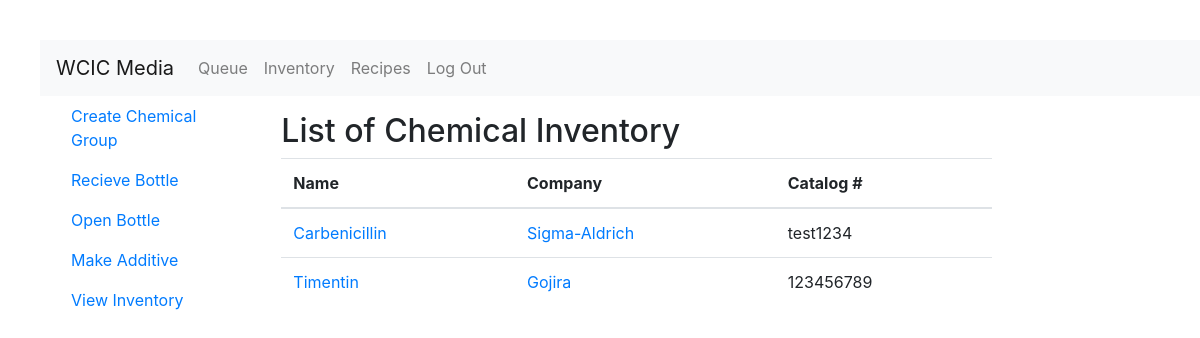
The app's page /inventory/ (signed in), older data.
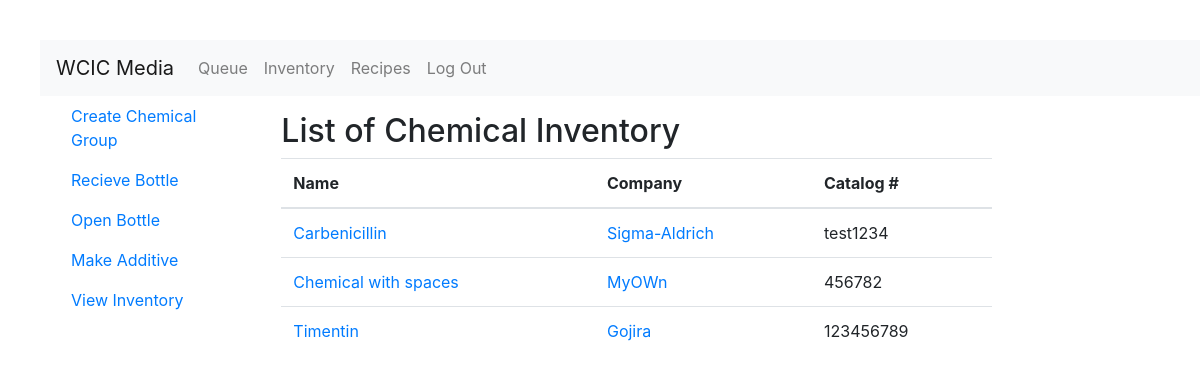
The same page, newer data.
### inventory/models.py (models this page shows, shortened)
class Chemical(models.Model):
    name = models.CharField(max_length=256)
    atomic_weight = models.DecimalField(max_digits=10,decimal_places=3)
    cas_number = models.CharField(max_length=25,unique=True)
    slug = models.SlugField(allow_unicode=True,unique=True)
    class Meta:
        ordering = ['name']
        unique_together = ('name','atomic_weight')

class Bottle(models.Model):
    chemical = models.ForeignKey(Chemical,on_delete=models.CASCADE)
    company = models.CharField(max_length=256)
    catalog_number = models.CharField(max_length=256)
    base_volume = models.DecimalField(default=0.0,max_digits=10,decimal_places=3)
    lot_number = models.CharField(max_length=256)
    price = models.DecimalField(max_digits=10,decimal_places=2)
    current_volume = models.DecimalField(default=0.0, max_digits=10,decimal_places=3)
    expiration = models.DateField(null=True,blank=True)
    recieved = models.DateField()
    recieved_by = models.ForeignKey(User,related_name='recieved_by_user',on_delete=models.CASCADE)
    date_opened = models.DateTimeField(null=True,blank=True)
    opened_by = models.ForeignKey(User,related_name='opened_by_user',blank=True,null=True, on_delete=models.CASCADE)
    date_discarded = models.DateTimeField(null=True,blank=True)
    discarded_by = models.ForeignKey(User,related_name='discarded_by_user',blank=True, null=True,on_delete=models.CASCADE)
    class Meta:
        ordering = ['chemical']

### inventory/views.py (the view)
# urls.py: path('',views.InventoryList.as_view(),name='inventoryhome'),
class InventoryList(LoginRequiredMixin,generic.ListView):
    model = models.Chemical

### inventory/templates/inventory/chemical_list.html
{% extends 'inventory/inventory_base.html' %}
{% block content %}
<h2>List of Chemical Inventory</h2>
  <table class='table table-hover'>
    <thead>
      <tr>
        <th>Name</th>
        <th>Company</th>
        <th>Catalog #</th>
      </tr>
    </thead>
    <tbody>
      {% for chemical in object_list %}
        {% for bottle in chemical.bottle_set.all  %}
          <tr>
              <td><a href="{% url 'inventory:chemicaldet' slug=chemical.slug %}">{{chemical.name}}</a></td>
              <td><a href="#">{{bottle.company}}</a></td>
              <td>{{bottle.catalog_number}}</td>
          </tr>
        {% endfor %}
      {% endfor %}
    </tbody>
  </table>
{% endblock %}

### inventory/templates/inventory/inventory_base.html (shortened to what this page needs)
{% extends "base.html" %}
{% block sidebar %}
  {% if user.is_authenticated %}
      <ul class='nav flex-column'>
        <li class="nav-item"><a class="nav-link active" href="{% url 'inventory:createchem' %}">Create Chemical Group</a></li>
        <li class="nav-item"><a class="nav-link active" href="{% url 'inventory:createbot' %}">Recieve Bottle</a></li>
        <li class="nav-item"><a class="nav-link active" href="#">Open Bottle</a></li>
        <li class="nav-item"><a class="nav-link active" href="{% url 'inventory:createadt' %}">Make Additive</a></li>
        <li class="nav-item"><a class="nav-link active" href="#">View Inventory</a></li>
      </ul>
  {% endif %}
{% endblock %}

### templates/base.html (shortened to what this page needs)
<!DOCTYPE html>
{% load staticfiles %}
<html lang="en" dir="ltr">
  <head>
    <link rel="stylesheet" href="https://stackpath.bootstrapcdn.com/bootstrap/4.1.3/css/bootstrap.min.css">
    <link rel="stylesheet" type="text/css" href="{% static 'wcicmedia/css/master.css' %}">
  </head>
  <body>
  <nav class='navbar navbar-expand-lg navbar-light bg-light' role='navigation' id=''>
      <a class='navbar-brand' href="{% url 'home' %}">WCIC Media</a>
      <div class="collapse navbar-collapse" id="navbarNav">
        <ul class='navbar-nav'>
          {% if user.is_authenticated %}
            <li class="nav-item"><a class="nav-link" href="{% url 'mediarecipes:queue' %}">Queue</a></li>
            <li class="nav-item"><a class="nav-link" href="{% url 'inventory:inventoryhome' %}">Inventory</a></li>
            <li class="nav-item"><a class="nav-link" href="{% url 'mediarecipes:mediarecipeshome' %}">Recipes</a></li>
            <li class="nav-item"><a class="nav-link" href="{% url 'accounts:logout' %}">Log Out</a></li>
          {% else %}
            <li class="nav-item"><a class="nav-link" href="{% url 'mediarecipes:queue' %}">Queue</a></li>
            <li class="nav-item"><a class="nav-link" href="{% url 'accounts:login' %}">Login</a></li>
            <li class="nav-item"><a class="nav-link" href="{% url 'accounts:signup' %}">Sign Up</a></li>
          {% endif %}
        </ul>
      </div>
</nav>
<div class="container-fluid">
  <div class="row flex-xl-nowrap">
    <div class="col-12 col-md-3 col-xl-2 bd-sidebar">
      {% block sidebar %}
      {% endblock %}
    </div>
    <main class="col-12 col-md-9 col-xl-8 py-md-3 pl-md-5 bd-content" role="main">
      {% block content %}
      {% endblock %}
    </main>
  </div>
</div>
  </body>
</html>

### static/wcicmedia/css/master.css (style rules this page uses)
html, body { margin-top: 20px; margin-left: 20px; }
* { text-decoration: none !important; }

Row changes from the older to the newer data that the page shows:
added Chemical: name "Chemical with spaces"
added Bottle: company "MyOWn", catalog_number "456782"
